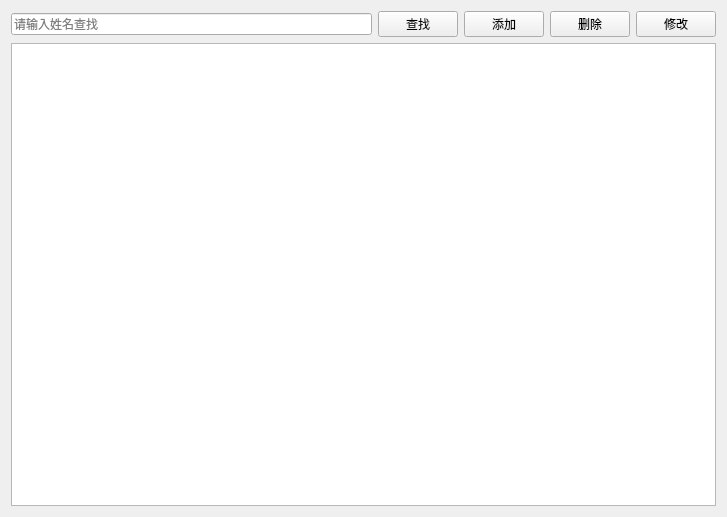
<?xml version="1.0" encoding="UTF-8"?>
<ui version="4.0">
 <class>PatientView</class>
 <widget class="QWidget" name="PatientView">
  <property name="geometry">
   <rect>
    <x>0</x>
    <y>0</y>
    <width>727</width>
    <height>517</height>
   </rect>
  </property>
  <property name="windowTitle">
   <string>患者管理</string>
  </property>
  <layout class="QVBoxLayout" name="verticalLayout">
   <item>
    <layout class="QHBoxLayout" name="horizontalLayout">
     <item>
      <widget class="QLineEdit" name="txtSearch">
       <property name="placeholderText">
        <string>请输入姓名查找</string>
       </property>
      </widget>
     </item>
     <item>
      <widget class="QPushButton" name="btSearch">
       <property name="text">
        <string>查找</string>
       </property>
       <property name="icon">
        <iconset resource="image.qrc">
         <normaloff>:/Documents/imge/Search.png</normaloff>:/Documents/imge/Search.png</iconset>
       </property>
      </widget>
     </item>
     <item>
      <widget class="QPushButton" name="btAdd">
       <property name="text">
        <string>添加</string>
       </property>
       <property name="icon">
        <iconset resource="image.qrc">
         <normaloff>:/Documents/imge/Add.png</normaloff>:/Documents/imge/Add.png</iconset>
       </property>
      </widget>
     </item>
     <item>
      <widget class="QPushButton" name="btDelete">
       <property name="text">
        <string>删除</string>
       </property>
       <property name="icon">
        <iconset resource="image.qrc">
         <normaloff>:/Documents/imge/Delete.png</normaloff>:/Documents/imge/Delete.png</iconset>
       </property>
      </widget>
     </item>
     <item>
      <widget class="QPushButton" name="btEdit">
       <property name="text">
        <string>修改</string>
       </property>
       <property name="icon">
        <iconset resource="image.qrc">
         <normaloff>:/Documents/imge/Edit.png</normaloff>:/Documents/imge/Edit.png</iconset>
       </property>
      </widget>
     </item>
    </layout>
   </item>
   <item>
    <widget class="QTableView" name="tableView"/>
   </item>
  </layout>
 </widget>
 <resources>
  <include location="image.qrc"/>
 </resources>
 <connections/>
</ui>
